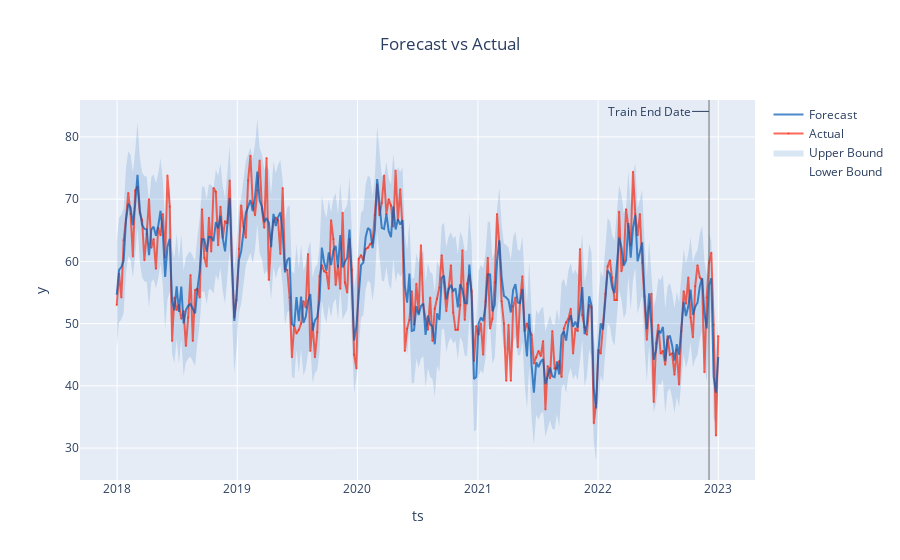

Here is the notebook cell this chart was saved with:
### Code cell
fig = result.backtest.plot()
plotly.io.show(fig)

### Figure 1 — Plotly figure (JSON) as saved in the notebook; plotly's stock layout.template omitted (floating-point values rounded to 4 significant figures; data arrays with more than 128 entries replaced by an {"elided": "..."} marker saying what was removed)
{"data": [{"legendgroup": "interval", "line": {"color": "rgba(0, 90, 181, 0.5)", "width": 0}, "mode": "lines", "name": "Lower Bound", "type": "scatter", "x": {"elided": "262 str values"}, "y": {"elided": "262 float values"}}, {"fill": "tonexty", "fillcolor": "rgba(0, 90, 181, 0.15)", "legendgroup": "interval", "line": {"color": "rgba(0, 90, 181, 0.5)", "width": 0}, "mode": "lines", "name": "Upper Bound", "type": "scatter", "x": {"elided": "262 str values"}, "y": {"elided": "262 float values"}}, {"line": {"color": "rgba(250, 43, 20, 0.7)"}, "marker": {"color": "rgba(250, 43, 20, 0.7)", "size": 2}, "mode": "lines+markers", "name": "Actual", "opacity": 1, "type": "scatter", "x": {"elided": "262 str values"}, "y": {"elided": "262 float values"}}, {"line": {"color": "rgba(0, 90, 181, 0.7)", "dash": "solid"}, "name": "Forecast", "type": "scatter", "x": {"elided": "262 str values"}, "y": {"elided": "262 float values"}}], "layout": {"annotations": [{"arrowhead": 0, "ax": -60, "ay": 0, "showarrow": true, "text": "Train End Date", "x": "2022-12-04T00:00:00", "xref": "x", "y": 0.97, "yref": "paper"}], "autosize": true, "legend": {"traceorder": "reversed"}, "shapes": [{"line": {"color": "rgba(100, 100, 100, 0.9)", "width": 1}, "type": "line", "x0": "2022-12-04T00:00:00", "x1": "2022-12-04T00:00:00", "xref": "x", "y0": 0, "y1": 1, "yref": "paper"}], "showlegend": true, "title": {"text": "Forecast vs Actual", "x": 0.5}, "xaxis": {"autorange": true, "range": ["2017-09-17 06:42:56.6497", "2023-04-15 17:17:03.3503"], "title": {"text": "ts"}, "type": "date"}, "yaxis": {"autorange": true, "range": [24.87, 85.94], "title": {"text": "y"}, "type": "linear"}}}
